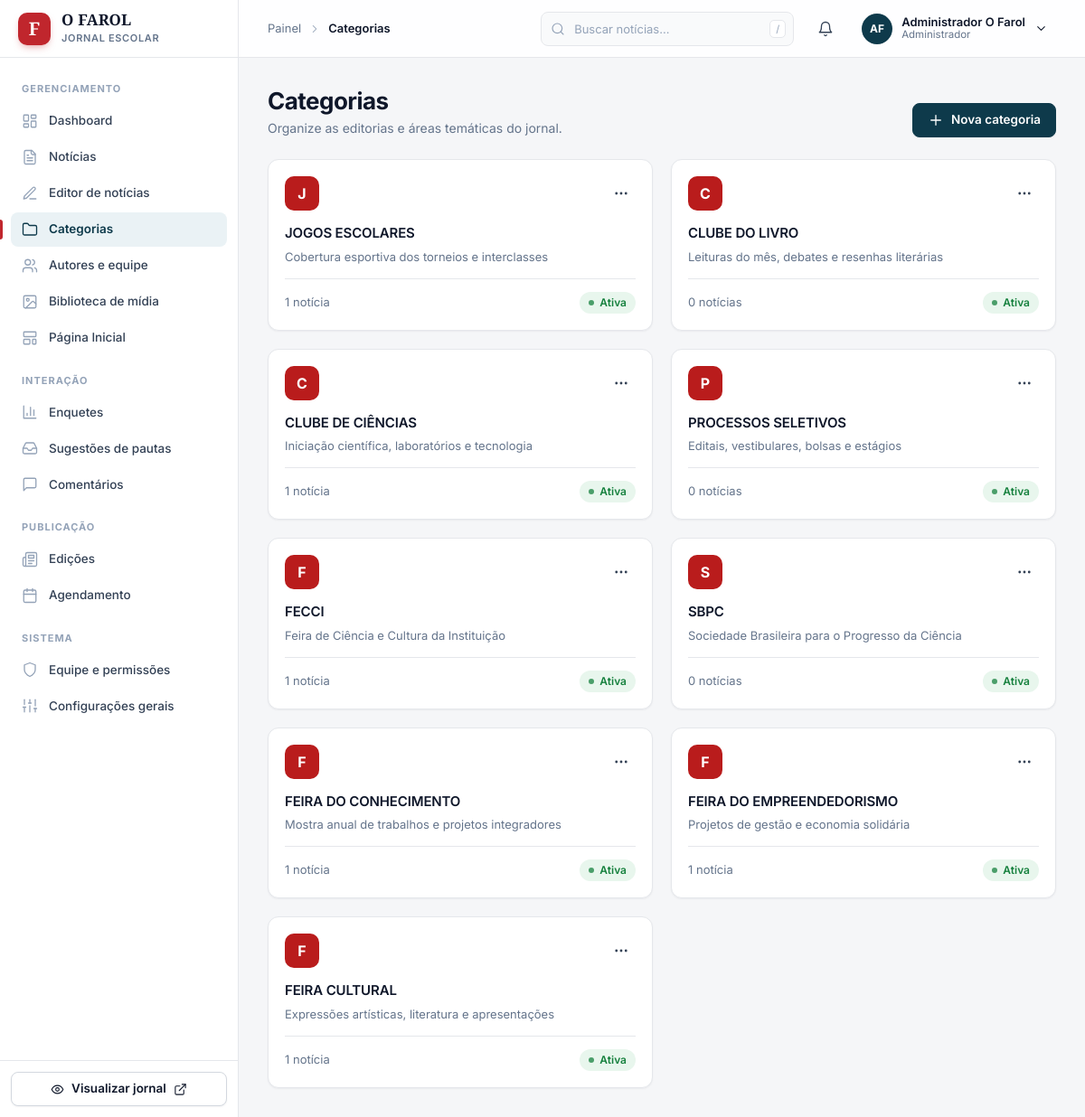
/admin/categorias.php (signed in), run on the app's committed database.
### tables this page shows
CREATE TABLE `categorias` (
  `id` INT AUTO_INCREMENT PRIMARY KEY,
  `nome` VARCHAR(80) NOT NULL,
  `slug` VARCHAR(100) NOT NULL UNIQUE,
  `descricao` VARCHAR(255) NULL,
  `cor` VARCHAR(30) DEFAULT '#b91c1c',  
  `ordem` INT NOT NULL DEFAULT 0,
  `no_menu` TINYINT(1) NOT NULL DEFAULT 1,
  `ativo` TINYINT(1) NOT NULL DEFAULT 1,
  `criado_em` TIMESTAMP DEFAULT CURRENT_TIMESTAMP
);

### includes/functions.php (called while the page is built, shortened)
<?php
function e(?string $string): string {
    return htmlspecialchars((string)$string, ENT_QUOTES, 'UTF-8');
}

### admin/categorias.php (the view, shortened to what this page needs)
<?php
require_once __DIR__ . '/header.php';
$pdo = getDBConnection();
$categorias_cards = [];
if ($pdo) {
    try {
        $stmt = $pdo->query("SELECT c.*, COUNT(n.id) as qtd_noticias
                             FROM categorias c
                             LEFT JOIN noticias n ON c.id = n.categoria_id
                             GROUP BY c.id
                             ORDER BY c.ordem ASC, c.nome ASC");
        $bdCats = $stmt->fetchAll();
        foreach ($bdCats as $c) {
            $categorias_cards[] = [
                'id' => $c['id'],
                'nome' => $c['nome'],
                'desc' => $c['descricao'] ?: 'Editoria do jornal O Farol.',
                'qtd' => (int)($c['qtd_noticias'] ?? 0),
                'cor' => ui_color($c['cor'] ?? null, '#c0262d'),
                'letra' => mb_strtoupper(mb_substr($c['nome'], 0, 1)),
                'ativo' => !empty($c['ativo'])
            ];
        }
    } catch (Exception $e) {
        $erro_carga = $e->getMessage();
    }
}
?>
<?= ui_page_header('Categorias', 'Organize as editorias e áreas temáticas do jornal.',
    '<button type="button" class="btn btn--primary" data-modal-open="modal-nova-categoria">' . ui_icon('plus') . ' Nova categoria</button>') ?>
<?php if (empty($categorias_cards)): ?>
  <div class="card">
    <?= ui_empty('folder', 'Nenhuma categoria cadastrada', 'Crie a primeira editoria para organizar as reportagens do jornal.',
        '<button type="button" class="btn btn--primary" data-modal-open="modal-nova-categoria">' . ui_icon('plus') . ' Nova categoria</button>') ?>
  </div>
<?php else: ?>
  <div class="cols cols--4">
    <?php foreach ($categorias_cards as $cat): ?>
      <div class="card card--hover cat-card">
        <div class="cat-card__top">
          <div class="cat-chip" style="background: <?= e($cat['cor']) ?>"><?= e($cat['letra']) ?></div>
          <div class="dropdown" data-dropdown>
            <button type="button" class="icon-btn icon-btn--sm" data-dropdown-toggle aria-label="Ações de <?= e($cat['nome']) ?>" aria-haspopup="true" aria-expanded="false"><?= ui_icon('more') ?></button>
          </div>
        </div>
        <div>
          <h3 class="strong" style="font-size:15px"><?= e($cat['nome']) ?></h3>
          <p class="muted text-sm clamp-2" style="margin-top:4px"><?= e($cat['desc']) ?></p>
        </div>
        <div class="cat-card__foot">
          <span><?= $cat['qtd'] ?> notícia<?= $cat['qtd'] === 1 ? '' : 's' ?></span>
          <?= $cat['ativo'] ? ui_badge('Ativa', 'ok') : ui_badge('Oculta') ?>
        </div>
      </div>
    <?php endforeach; ?>
  </div>
<?php endif; ?>
<?php require_once __DIR__ . '/footer.php'; ?>

### admin/ui.php (shortened to what this page needs)
<?php
function ui_icon(string $name, string $class = ''): string
{
    $inner = $paths[$name] ?? $paths['news'];
    $cls = trim('ic ' . $class);
    return '<svg class="' . htmlspecialchars($cls, ENT_QUOTES, 'UTF-8') . '" viewBox="0 0 24 24" fill="none" stroke="currentColor" stroke-width="1.75" stroke-linecap="round" stroke-linejoin="round" aria-hidden="true">' . $inner . '</svg>';
}
function ui_color(?string $color, string $fallback = '#0e3a4b'): string
{
    $color = trim((string)$color);
    return preg_match('/^#[0-9a-fA-F]{3,8}$/', $color) === 1 ? $color : $fallback;
}
function ui_badge(string $text, string $tone = 'neutral'): string
{
    $tone = in_array($tone, ['ok', 'warn', 'info', 'bad', 'brand', 'accent'], true) ? ' badge--' . $tone : '';
    return '<span class="badge' . $tone . '">' . htmlspecialchars($text, ENT_QUOTES, 'UTF-8') . '</span>';
}
function ui_page_header(string $title, string $subtitle = '', string $actions = ''): string
{
    $html = '<div class="page-head"><div><h1>' . htmlspecialchars($title, ENT_QUOTES, 'UTF-8') . '</h1>';
    if ($subtitle !== '') {
        $html .= '<p>' . htmlspecialchars($subtitle, ENT_QUOTES, 'UTF-8') . '</p>';
    }
    $html .= '</div>';
    if ($actions !== '') {
        $html .= '<div class="page-head__actions">' . $actions . '</div>';
    }
    return $html . '</div>';
}

### assets/css/main.css (style rules this page uses)
*,:after,:before { --tw-border-spacing-x:0;--tw-border-spacing-y:0;--tw-translate-x:0;--tw-translate-y:0;--tw-rotate:0;--tw-skew-x:0;--tw-skew-y:0;--tw-scale-x:1;--tw-scale-y:1;--tw-pan-x: ;--tw-pan-y: ;--tw-pinch-zoom: ;--tw-scroll-snap-strictness:proximity;--tw-gradient-from-position: ;--tw-gradient-via-position: ;--tw-gradient-to-position: ;--tw-ordinal: ;--tw-slashed-zero: ;--tw-numeric-figure: ;--tw-numeric-spacing: ;--tw-numeric-fraction: ;--tw-ring-inset: ;--tw-ring-offset-width:0px;--tw-ring-offset-color:#fff;--tw-ring-color:rgba(59,130,246,.5);--tw-ring-offset-shadow:0 0 #0000;--tw-ring-shadow:0 0 #0000;--tw-shadow:0 0 #0000;--tw-shadow-colored:0 0 #0000;--tw-blur: ;--tw-brightness: ;--tw-contrast: ;--tw-grayscale: ;--tw-hue-rotate: ;--tw-invert: ;--tw-saturate: ;--tw-sepia: ;--tw-drop-shadow: ;--tw-backdrop-blur: ;--tw-backdrop-brightness: ;--tw-backdrop-contrast: ;--tw-backdrop-grayscale: ;--tw-backdrop-hue-rotate: ;--tw-backdrop-invert: ;--tw-backdrop-opacity: ;--tw-backdrop-saturate: ;--tw-backdrop-sepia: ;--tw-contain-size: ;--tw-contain-layout: ;--tw-contain-paint: ;--tw-contain-style: }
*,:after,:before { box-sizing:border-box;border:0 solid #e5e7eb }
:after,:before { --tw-content:"" }
:host,html { line-height:1.5;-webkit-text-size-adjust:100%;-moz-tab-size:4;-o-tab-size:4;tab-size:4;font-family:Inter,system-ui,-apple-system,sans-serif;font-feature-settings:normal;font-variation-settings:normal;-webkit-tap-highlight-color:transparent }
body { margin:0;line-height:inherit }
h1,h2,h3,h4,h5,h6 { font-size:inherit;font-weight:inherit }
button,input,optgroup,select,textarea { font-family:inherit;font-feature-settings:inherit;font-variation-settings:inherit;font-size:100%;font-weight:inherit;line-height:inherit;letter-spacing:inherit;color:inherit;margin:0;padding:0 }
button,select { text-transform:none }
button,input:where([type=button]),input:where([type=reset]),input:where([type=submit]) { -webkit-appearance:button;background-color:transparent;background-image:none }
blockquote,dd,dl,figure,h1,h2,h3,h4,h5,h6,hr,p,pre { margin:0 }
[role=button],button { cursor:pointer }
audio,canvas,embed,iframe,img,object,svg,video { display:block;vertical-align:middle }
body { background-color:#f5f3ec;color:#111827;font-family:Inter,system-ui,-apple-system,sans-serif;-webkit-font-smoothing:antialiased }
.font-editorial,h1,h2,h3,h4 { font-family:Playfair Display,Georgia,serif }
.text-sm { font-size:.875rem;line-height:1.25rem }

### data on the page
categorias: letra "J", nome "JOGOS ESCOLARES", descricao "Cobertura esportiva dos torneios e interclasses", qtd "1"
categorias: letra "C", nome "CLUBE DO LIVRO", descricao "Leituras do mês, debates e resenhas literárias", qtd "0"
categorias: letra "C", nome "CLUBE DE CIÊNCIAS", descricao "Iniciação científica, laboratórios e tecnologia", qtd "1"
categorias: letra "P", nome "PROCESSOS SELETIVOS", descricao "Editais, vestibulares, bolsas e estágios", qtd "0"
categorias: letra "F", nome "FECCI", descricao "Feira de Ciência e Cultura da Instituição", qtd "1"
categorias: letra "S", nome "SBPC", descricao "Sociedade Brasileira para o Progresso da Ciência", qtd "0"
categorias: letra "F", nome "FEIRA DO CONHECIMENTO", descricao "Mostra anual de trabalhos e projetos integradores", qtd "1"
categorias: letra "F", nome "FEIRA DO EMPREENDEDORISMO", descricao "Projetos de gestão e economia solidária", qtd "1"
categorias: letra "F", nome "FEIRA CULTURAL", descricao "Expressões artísticas, literatura e apresentações", qtd "1"

### other printed values
$group_title "GERENCIAMENTO"
$label "Dashboard"
$label "Notícias"
$label "Editor de notícias"
$label "Categorias"
$label "Autores e equipe"
$label "Biblioteca de mídia"
$label "Página Inicial"
$group_title "INTERAÇÃO"
$label "Enquetes"
$label "Sugestões de pautas"
$label "Comentários"
$group_title "PUBLICAÇÃO"
$label "Edições"
$label "Agendamento"
